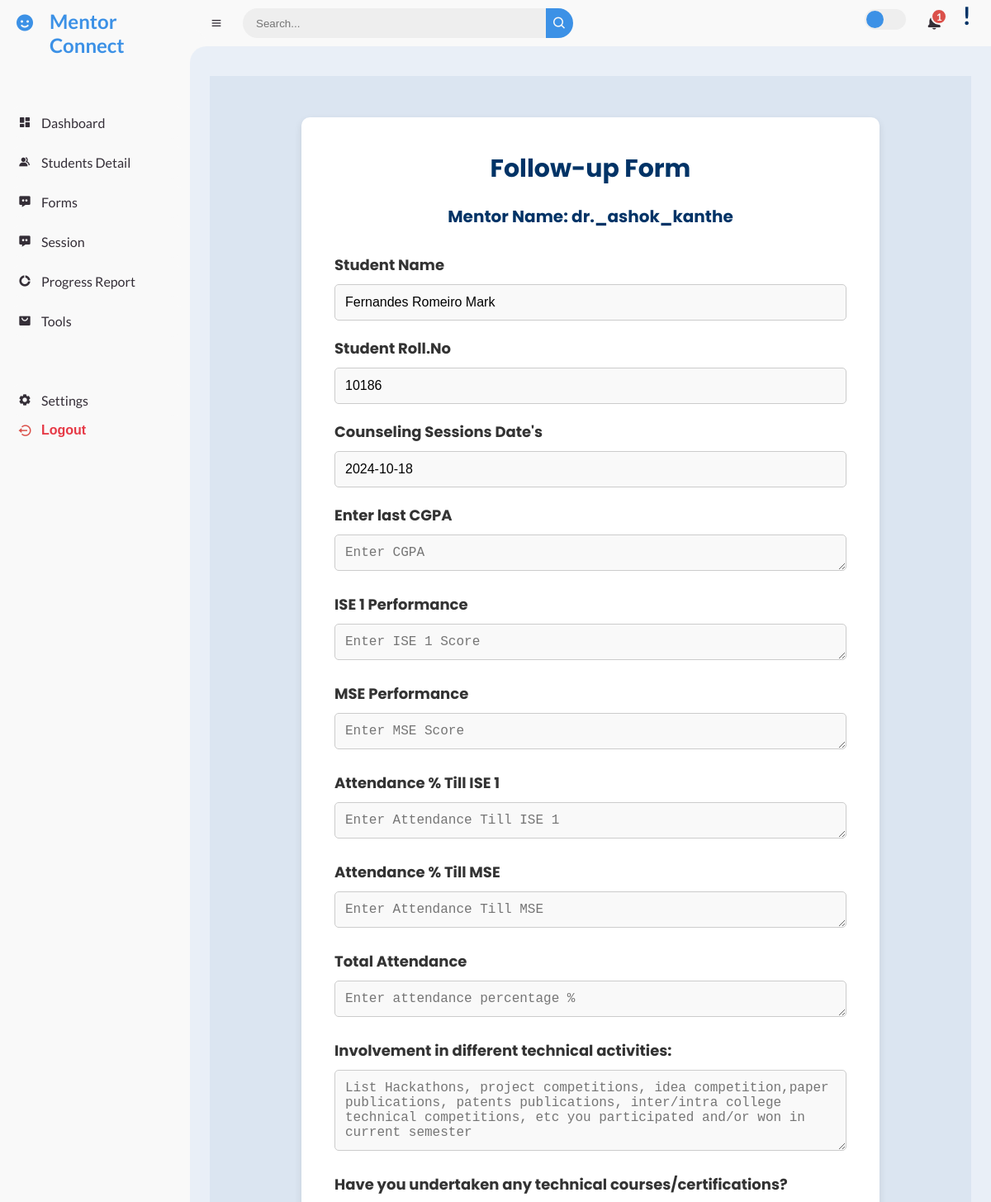
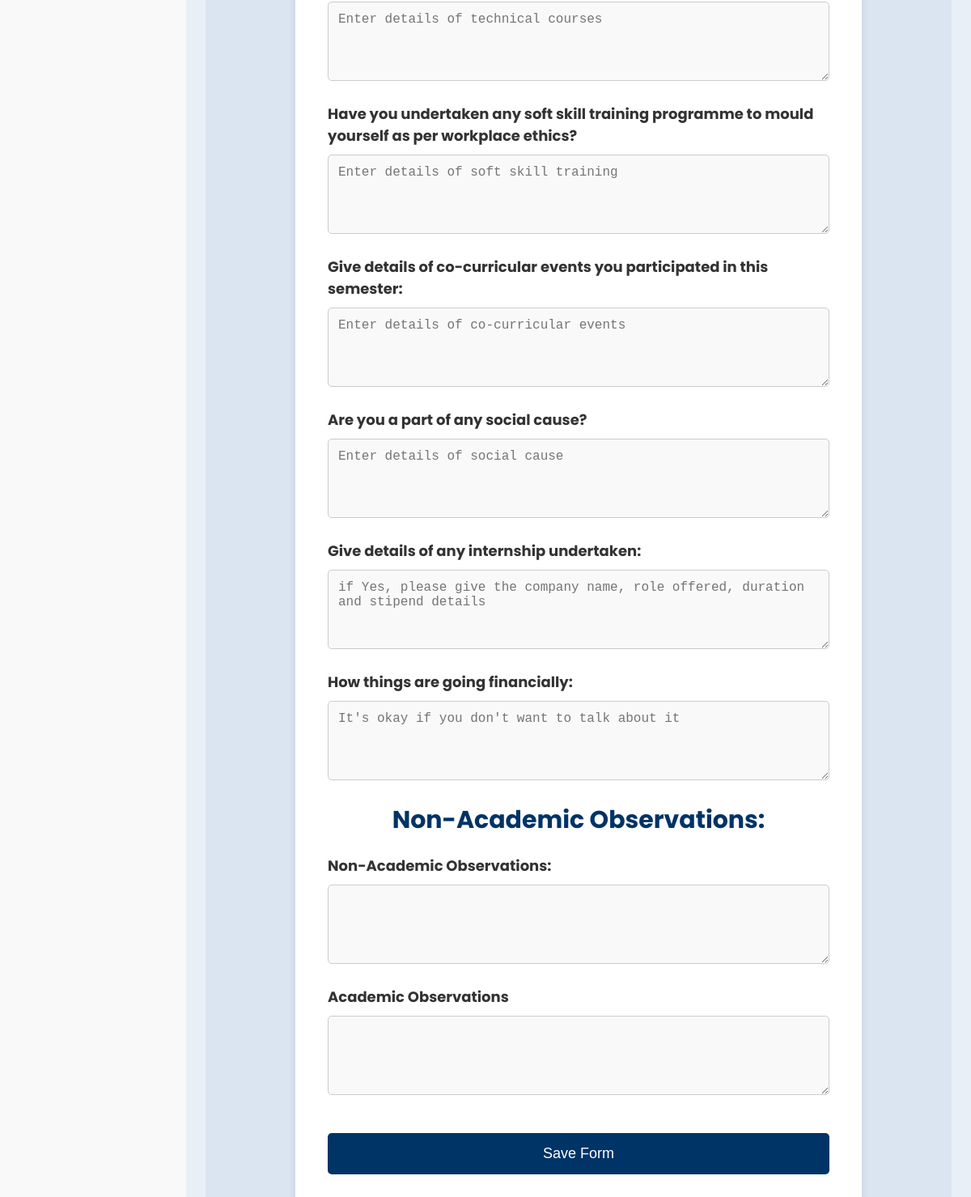
/followup_form/157/6/, run on an earlier commit of the app's database (2 pictures, top to bottom).
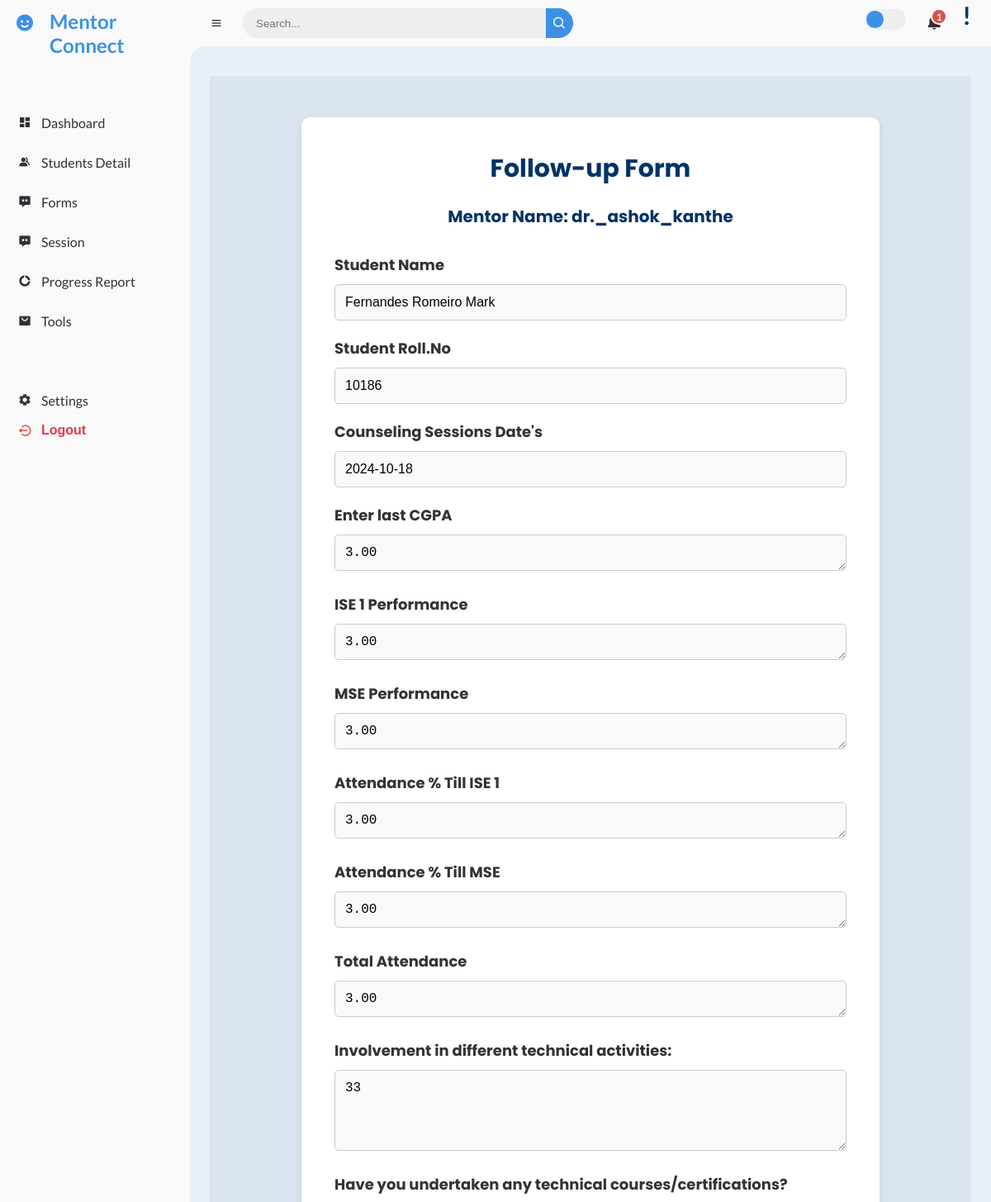
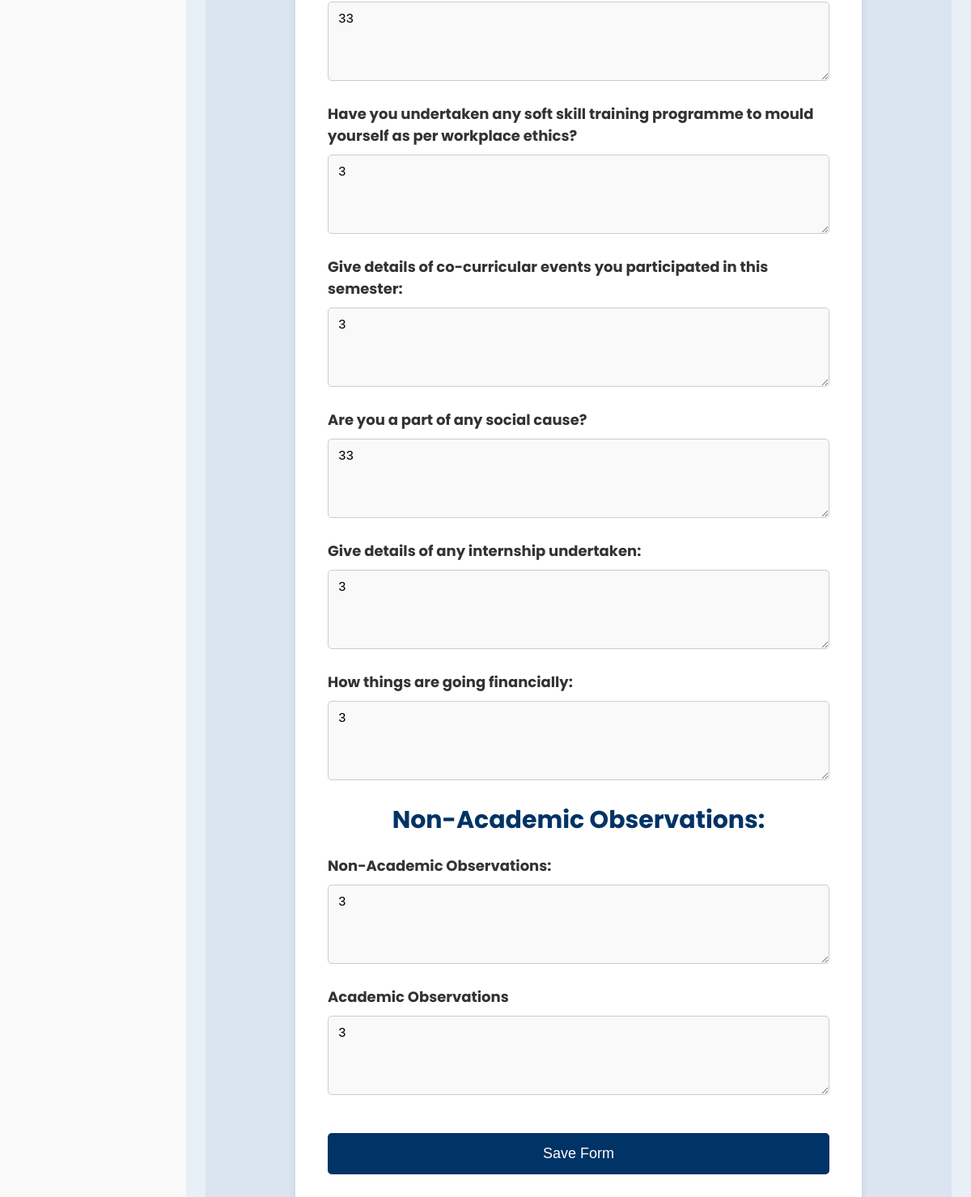
And on a later commit of the database (2 pictures, top to bottom).
### mentor/models.py (models this page shows)
class StudentFollowupForm(models.Model):
    student = models.ForeignKey('MentorshipData', on_delete=models.CASCADE)
    name = models.CharField(max_length=255)
    rollno = models.CharField(max_length=100, unique=True)
    mentor_name = models.CharField(max_length=255)
    atte_ise1 = models.DecimalField(max_digits=5, decimal_places=2, default=0.00)
    atte_mse = models.DecimalField(max_digits=5, decimal_places=2, default=0.00)
    attendance = models.DecimalField(max_digits=5, decimal_places=2, default=0.00)
    ise1 = models.DecimalField(max_digits=5, decimal_places=2, default=0.00)
    mse = models.DecimalField(max_digits=5, decimal_places=2, default=0.00)
    semcgpa = models.DecimalField(max_digits=5, decimal_places=2, default=0.00)
    counseling_dates = models.TextField(null=True, blank=True)
    question1 = models.TextField(null=True, blank=True)  # Allow NULL values
    question2 = models.TextField(null=True, blank=True)  # Allow NULL values
    question3 = models.TextField(null=True, blank=True)  # Allow NULL values
    question4 = models.TextField(null=True, blank=True)  # Allow NULL values
    question5 = models.TextField(null=True, blank=True)  # Allow NULL values
    question6 = models.TextField(null=True, blank=True)  # Allow NULL values
    question7 = models.TextField(null=True, blank=True)  # Allow NULL values
    date = models.DateTimeField(default=timezone.now)
    nao = models.TextField(null=True, blank=True)
    ao = models.TextField(null=True, blank=True)
    def __str__(self):
        return str(self.rollno)

### mentor/views.py (the view)
# urls.py: path('followup_form/<int:student_id>/<int:mentor_id>/', views.followup_form_student, name='followup_form_student'),
def followup_form_student(request, student_id, mentor_id):
    student = get_object_or_404(MentorshipData, id=student_id)
    mentor = get_object_or_404(User, id=mentor_id)
    display_date = timezone.now().strftime("%d/%m/%Y")
    form_date = timezone.now().strftime("%Y-%m-%d")
    form_datetime = timezone.now()#pass current datetime to form models to pass recent forms
    try:
        followup_form_instance = StudentFollowupForm.objects.get(rollno=student.roll_number)
        print("Existing follow-up form instance found for student:", followup_form_instance)  # Debugging statement
    except StudentFollowupForm.DoesNotExist:
        followup_form_instance = None
        print("No existing follow-up form instance found for student:", student)  # Debugging statement
    if request.method == 'POST':
        if followup_form_instance:
            form = StudentFollowup_Form(request.POST, instance=followup_form_instance)
        else:
            form = StudentFollowup_Form(request.POST)
        if form.is_valid():
            student_form = form.save(commit=False)
            student_form.student = student
            student_form.mentor = mentor
            student_form.date = form_datetime#pass current datetime to form models to pass recent forms
            student_form.save()
            student1, created = Student1.objects.get_or_create(mentorship_data=student)
            student1.atte_ise1 = form.cleaned_data['atte_ise1']
            student1.atte_mse = form.cleaned_data['atte_mse']
            student1.attendance = form.cleaned_data['attendance']
            student1.ise1 = form.cleaned_data['ise1']
            student1.mse = form.cleaned_data['mse']
            student1.semcgpa = form.cleaned_data['semcgpa']
            student1.save()  # Save Student1 data
            return render(request, 'followup_form.html', {
                'form': form,
                'student': student,
                'mentor': mentor,  # Pass the mentor (user) to the template
                'date': form_date,
                'display_date': display_date,
                'success_message': 'Follow Form has been successfully updated for roll number ' + student_form.rollno  # Success message
            })  # Debugging statement
        else:
            print("Follow-up form errors:", form.errors)  # Debugging statement
            return render(request, 'followup_form.html', {
                'form': form,
                'student': student,
                'mentor': mentor,
                'date': form_date,
                'display_date': display_date,
                'errors': form.errors
            })
    else:
        if followup_form_instance:
            form = StudentFollowup_Form(instance=followup_form_instance)
            print("Populating follow-up form with existing data for student:", followup_form_instance)  # Debugging statement
        else:
            form = StudentFollowup_Form()
            print("Creating a new follow-up form for student:", student)  # Debugging statement
    return render(request, 'followup_form.html', {
        'form': form,
        'student': student,
        'mentor': mentor,
        'date': form_date,
        'display_date': display_date
    })

### mentor/models.py (called while the page is built)
    def __str__(self):
        return self.name

### mentor/templatetags/username_filters.py (called while the page is built)
@register.filter
def readable_username(value):
    return value.replace('_', ' ').title()

### templates/followup_form.html (shortened to what the changed rows need)
{% extends 'base.html' %}
{% load static %}
{% block content %}
<html lang="en">
<head>
</head>
<body>
    <div class="form-wrapper">
        <div class="form-container">
            <h1>Follow-up Form</h1>
            <form method="post" action="{% url 'followup_form_student' student.id mentor.id%}">
                <label for="student-name">Student Name</label>
                <input type="text" id="student-name" name="name" value="{{ student.name }}" readonly required />
                <label for="student-roll">Student Roll.No</label>
                <input type="text" id="student-roll" name="rollno" value="{{ student.roll_number }}" readonly required />
                <label for="date">Counseling Sessions Date's</label>
                <input type="text" id="date" name="date" value="{{ date|default:'No Date Available' }}" readonly required />
                <label for="cgpa">Enter last CGPA </label>
                <textarea id="cgpa" name="semcgpa" placeholder="Enter CGPA" rows="1" required>{{ form_data.semcgpa|default:form.semcgpa.value|default_if_none:'' }}</textarea>
                <label for="ise1">ISE 1 Performance</label>
                <textarea id="ise1" name="ise1" placeholder="Enter ISE 1 Score" rows="1" required>{{ form_data.ise1|default:form.ise1.value|default_if_none:'' }}</textarea>
                <label for="mse">MSE Performance</label>
                <textarea id="mse" name="mse" placeholder="Enter MSE Score" rows="1" required>{{ form_data.mse|default:form.mse.value|default_if_none:'' }}</textarea>
                <label for="atte_ise1">Attendance % Till ISE 1</label>
                <textarea id="atte_ise1" name="atte_ise1" placeholder="Enter Attendance Till ISE 1" rows="1" required>{{ form_data.atte_ise1|default:form.atte_ise1.value|default_if_none:'' }}</textarea>
                <label for="atte_mse">Attendance % Till MSE</label>
                <textarea id="atte_mse" name="atte_mse" placeholder="Enter Attendance Till MSE" rows="1" required>{{ form_data.atte_mse|default:form.atte_mse.value|default_if_none:'' }}</textarea>
                <label for="attendance">Total Attendance</label>
                <textarea id="attendance" name="attendance" placeholder="Enter attendance percentage %" rows="1" required>{{ form_data.attendance|default:form.attendance.value|default_if_none:'' }}</textarea>
                <label for="technical_activities">Involvement in different technical activities:</label>
                <textarea id="technical_activities" name="question1" placeholder="List Hackathons, project competitions, idea competition,paper publications, patents publications, inter/intra college technical competitions, etc you participated and/or won in current semester" rows="4" required>{{ form_data.question1|default:form.question1.value|default_if_none:'' }}</textarea>
                <label for="technical_courses">Have you undertaken any technical courses/certifications?</label>
                <textarea id="technical_courses" name="question2" placeholder="Enter details of technical courses" rows="4">{{ form_data.question2|default:form.question2.value|default_if_none:'' }}</textarea>
                <label for="soft_skill_training">Have you undertaken any soft skill training programme to mould yourself as per workplace ethics? </label>
                <textarea id="soft_skill_training" name="question3" placeholder="Enter details of soft skill training" rows="4">{{ form_data.question3|default:form.question3.value|default_if_none:'' }}</textarea>
                <label for="co_curricular_events">Give details of co-curricular events you participated in this semester:</label>
                <textarea id="co_curricular_events" name="question4" placeholder="Enter details of co-curricular events" rows="4">{{ form_data.question4|default:form.question4.value|default_if_none:'' }}</textarea>
                <label for="social_cause">Are you a part of any social cause?</label>
                <textarea id="social_cause" name="question5" placeholder="Enter details of social cause" rows="4">{{ form_data.question5|default:form.question5.value|default_if_none:'' }}</textarea>
                <label for="internship">Give details of any internship undertaken:</label>
                <textarea id="internship" name="question6" placeholder="if Yes, please give the company name, role offered, duration and stipend details" rows="4">{{ form_data.question6|default:form.question6.value|default_if_none:'' }}</textarea>
                <label for="financial_situation">How things are going financially:</label>
                <textarea id="financial_situation" name="question7"  placeholder="It's okay if you don't want to talk about it" rows="4">{{ form_data.question7|default:form.question7.value|default_if_none:'' }}</textarea>
                <h1>Non-Academic Observations:</h1>
                <label for="nao">Non-Academic Observations:</label>
                <textarea id="nao" name="nao" placeholder=" " rows="4">{{ form_data.nao|default:form.nao.value|default_if_none:'' }}</textarea>
                <label for="ao">Academic Observations</label>
                <textarea id="ao" name="ao" placeholder=" " rows="4">{{ form_data.ao|default:form.ao.value|default_if_none:'' }}</textarea>
                <input type="submit" name="submit" value="Save Form" />
            </form>
        </div>
    </div>
</body>
</html>
{% endblock %}

What changed in the data, as far as the page shows it:
added StudentFollowupForm: semcgpa "3.00", ise1 "3.00", mse "3.00", atte_ise1 "3.00", atte_mse "3.00", attendance "3.00", question1 "33", question2 "33", question5 "33"
Also different on the page:
form field question3: (not shown) → "3"
form field question4: (not shown) → "3"
form field question6: (not shown) → "3"
form field question7: (not shown) → "3"
form field nao: (not shown) → "3"
form field ao: (not shown) → "3"
